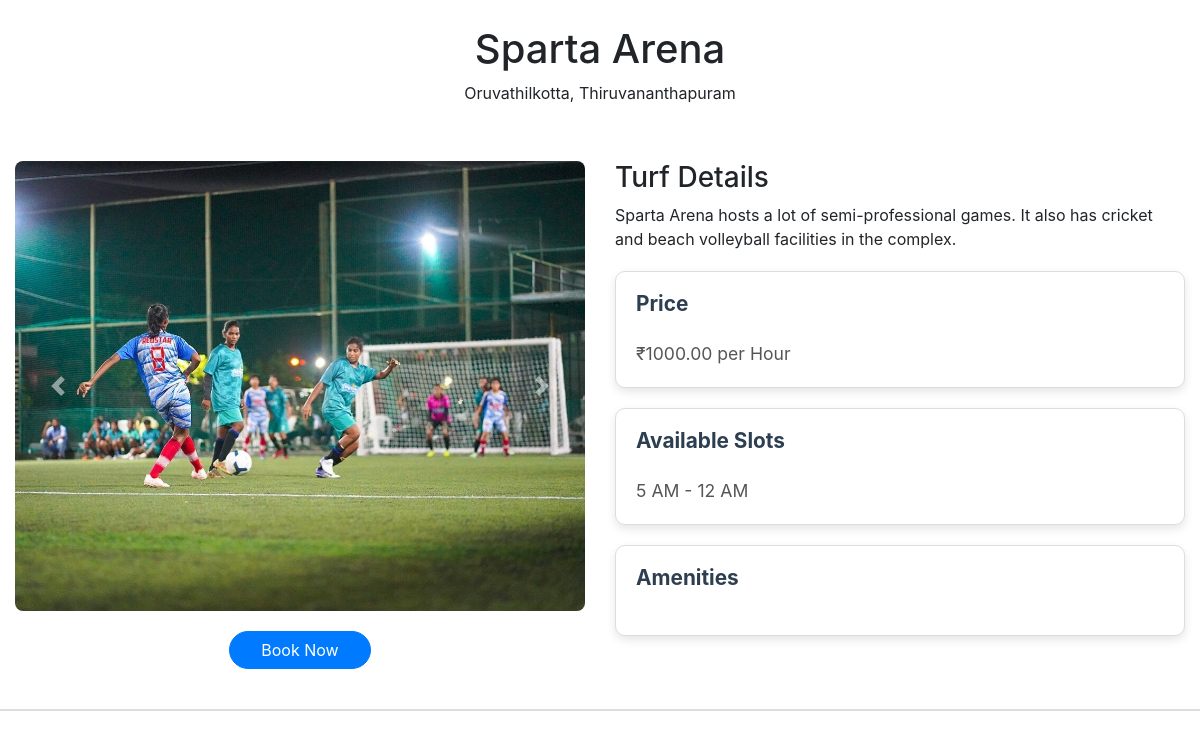
Screenshot of /view_facility.php?TurfID=1 with the database file from the repository.
### tables this page shows
CREATE TABLE `turfs` (
  `turf_id` int(11) NOT NULL,
  `turf_name` varchar(100) NOT NULL,
  `description` text NOT NULL,
  `location` varchar(150) NOT NULL,
  `image` varchar(255) NOT NULL,
  `price` decimal(10,2) NOT NULL,
  `status` enum('available','booked') NOT NULL DEFAULT 'available',
  `image_2` varchar(255) DEFAULT NULL
);

### view_facility.php (the view, shortened to what this page needs)
<?php
include 'config.php';
if (isset($_GET['TurfID']) && intval($_GET['TurfID']) > 0) {
    $turf_id = intval($_GET['TurfID']);
    $stmt = $conn->prepare("SELECT * FROM `turfs` WHERE `turf_id` = ?");
    $stmt->bind_param("i", $turf_id);
    $stmt->execute();
    $result = $stmt->get_result();
    if ($result->num_rows > 0) {
        $turfDetails = $result->fetch_assoc();
        $image1 = $turfDetails['image'];
    } else {
        header("Location: facility_available.php");
        exit;
    }
} else {
    echo "TurfID parameter is missing or invalid.";
    exit;
}
?>
<!DOCTYPE html>
<html lang="en">
    <head>
        <link rel="stylesheet" href="assets/css/common.css?v=1">
        <link rel="stylesheet" href="assets/css/styles.css?v=4">
        <link rel="stylesheet" href="https://stackpath.bootstrapcdn.com/bootstrap/4.5.2/css/bootstrap.min.css">
    </head>
    <body>
        <section class="hero-section" style="background-image: url('<?php echo $image1; ?>');">
            <div class="overlay">
                <div class="container text-center">
                    <h1 class="hero-title" style="margin-top: 25px;"><?php echo htmlspecialchars($turfDetails['turf_name']); ?></h1>
                    <p class="hero-location"><?php echo htmlspecialchars($turfDetails['location']); ?></p>
                </div>
            </div>
        </section>
        <section class="turf-info">
    <div class="container">
        <div class="row">
            <div class="col-lg-6"><div class="carousel slide carousel-fade" data-ride="carousel" id="turfCarousel">
                    <div class="carousel-inner">
                        <div class="carousel-item active">
                            <img src="<?php echo $image1; ?>" class="d-block w-100" alt="Turf Image 1">
                        </div>
                    </div>
                    <a class="carousel-control-prev" href="#turfCarousel" role="button" data-slide="prev">
                        <span class="carousel-control-prev-icon" aria-hidden="true"></span>
                    </a>
                    <a class="carousel-control-next" href="#turfCarousel" role="button" data-slide="next">
                        <span class="carousel-control-next-icon" aria-hidden="true"></span>
                    </a>
                </div>
                <center>
                    <button class="btn btn-large btn-primary rounded-pill w-25" id="book_now" type="button">Book Now</button>
                </center>
            </div>
            <div class="col-lg-6">
                <h3 class="section-title">Turf Details</h3>
                <p class="description"><?php echo nl2br(htmlspecialchars($turfDetails['description'])); ?></p>
                <div class="info-cards">
                    <div class="card">
                        <h5 class="card-title">Price</h5>
                        <p class="card-text">₹<?php echo htmlspecialchars($turfDetails['price']); ?> per Hour</p>
                    </div>
                    <div class="card">
                        <h5 class="card-title">Available Slots</h5>
                        <p class="card-text">5 AM - 12 AM</p>
                    </div>
                    <div class="card">
                        <h5 class="card-title">Amenities</h5>
                    </div>
                </div>
            </div>
        </div>
    </div>
</section>

### assets/css/common.css (style rules this page uses)
* { margin: 0; padding: 0; box-sizing: border-box; }
:root { --primary-color: #0f2c4d; --secondary-color: #324f74; --bg-color: #f5f5f5; --text-color: #333; --header-bg-color: #0f2c4d; --cta-hover-color: #324f74; --feature-bg-color: #f9f9f9; --footer-bg-color: #333; --footer-text-color: white; }
body { font-family: 'Roboto', sans-serif; background-color: var(--bg-color); color: var(--text-color); line-height: 1.6; }
button, .cta-button, .signup-btn { background-color: var(--primary-color); color: white; padding: 10px 20px; border-radius: 20px; transition: background 0.3s ease; text-decoration: none; }

### view_facility.php (style rules this page uses)
body { margin: 0; font-family: -apple-system, BlinkMacSystemFont, "Segoe UI", Roboto, "Helvetica Neue", Arial, "Noto Sans", sans-serif, "Apple Color Emoji", "Segoe UI Emoji", "Segoe UI Symbol", "Noto Color Emoji"; font-size: 1rem; font-weight: 400; line-height: 1.5; color: #212529; text-align: left; background-color: #fff; }
.carousel { margin-bottom: 20px; }
.turf-info { padding: 40px 0; background-color: #fff; border-bottom: 2px solid #ddd; }
.turf-info .carousel-inner img { width: 100%; height: 450px; object-fit: cover; border-radius: 8px; }
.info-cards .card { background-color: #fff; border: 1px solid #ddd; border-radius: 10px; padding: 20px; margin-top: 20px; box-shadow: 0 4px 10px rgba(0, 0, 0, 0.1); transition: transform 0.3s ease; }
.info-cards .card-title { font-weight: 700; font-size: 1.3rem; color: #2c3e50; }
.info-cards .card-text { font-size: 1.1rem; margin-top: 12px; color: #555; }
.container { max-width: 1200px; margin: 0 auto; padding: 0 15px; }

### rows the page displays
turfs: turf_name "Sparta Arena", location "Oruvathilkotta, Thiruvananthapuram", description "Sparta Arena hosts a lot of semi-professional games. It also has cricket and beach volleyball facilities in the complex.", price "1000.00"
